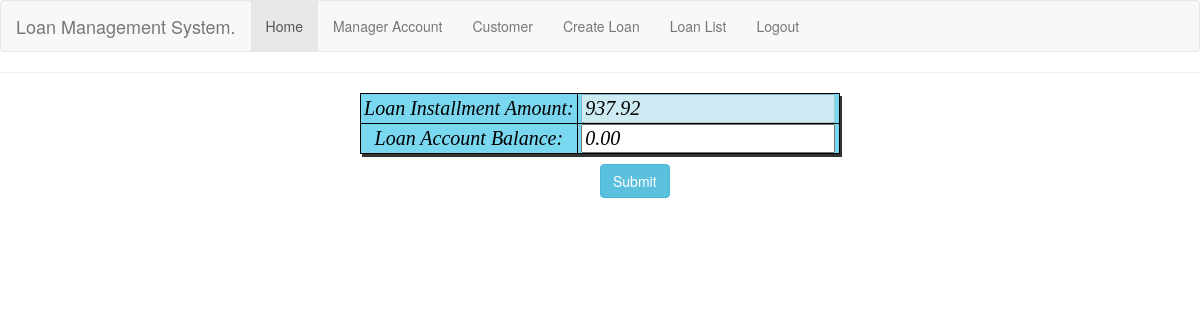
/installment/6/ (signed in), run on an earlier commit of the app's database.
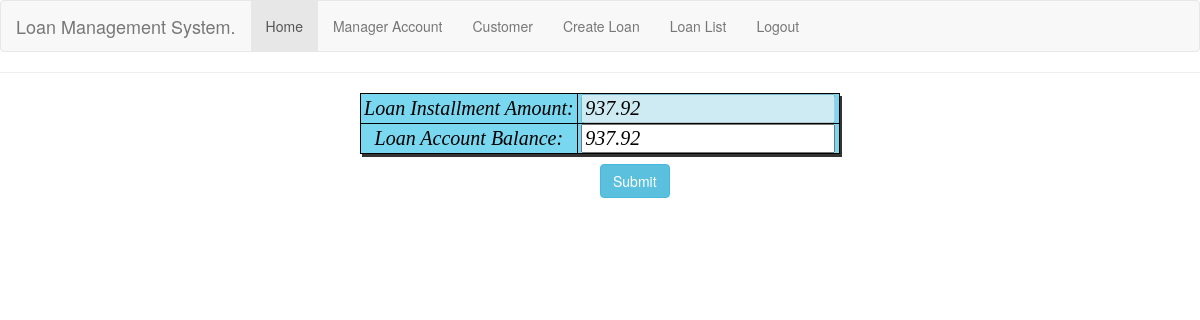
And on a later commit of the database.
### accounts/models.py (models this page shows, shortened)
class LoanModel(models.Model):
    customer_id = models.ForeignKey(BankCustomer, on_delete=models.CASCADE, blank=True, null=True,)
    loan_amount = models.DecimalField(null=True, blank=True, default=0.0, max_digits=30, decimal_places=2)
    loan_period = models.IntegerField(null=True, blank=True, default=0)
    loan_status = models.BooleanField(default=False)
    loan_installment_amount = models.DecimalField(null=True, blank=True, default=0.0, max_digits=30, decimal_places=2)
    loan_interest_rate = models.DecimalField(null=True, blank=True, default=0.0, max_digits=30, decimal_places=2)
    net_payable_amount = models.DecimalField(null=True, blank=True, default=0.0, max_digits=30, decimal_places=2)
    disbursement_status = models.BooleanField(default=False)
    account_balance = models.DecimalField(null=True, blank=True, default=0.0, max_digits=30, decimal_places=2)

### accounts/views.py (the view)
# urls.py: path('installment/<int:pk>/', InstallmentAmountView.as_view(), name='installment'),
class InstallmentAmountView(UpdateView):
    form_class = InstallmentAmount
    model = LoanModel
    template_name = "accounts/installment.html"
    success_url = reverse_lazy('customer_loan_list')

### accounts/forms.py
class InstallmentAmount(forms.ModelForm):
    class Meta:
        model = LoanModel
        fields = ['id','loan_installment_amount','account_balance']

### accounts/templates/accounts/installment.html (shortened to what this page needs)
{% extends 'base.html' %}
{% block content %}
<h2 style="color:#7AD7F0;">{{ title }}</h2><hr>
<head>
</head>
<form method="POST" enctype='multipart/form-data'>
    {% if request.user.is_authenticated %}
<table>
    <tr><td>Loan Installment Amount:</td> <td><fieldset disabled="disabled">{{form.loan_installment_amount}}</fieldset></td></tr>
    <tr><td>Loan Account Balance:</td> <td>{{form.account_balance}}</td></tr>
</table>
    <input style="margin-left:600px;" class="btn btn-info" type="submit" value='Submit'>
     {% endif %}
</form>
{% endblock content %}

What changed in the data, as far as the page shows it:
changed LoanModel: account_balance "0.00" → "937.92"
